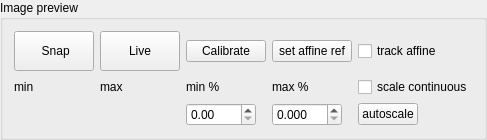
           <widget class="QGroupBox" name="image_preview_groupBox">
            <property name="minimumSize">
             <size>
              <width>0</width>
              <height>50</height>
             </size>
            </property>
            <property name="maximumSize">
             <size>
              <width>16777215</width>
              <height>150</height>
             </size>
            </property>
            <property name="title">
             <string>Image preview</string>
            </property>
            <layout class="QGridLayout" name="gridLayout_10" rowminimumheight="0,0,0,0,0" columnminimumwidth="0,0,0,0,0">
             <item row="4" column="1">
              <widget class="QLabel" name="max_label">
               <property name="text">
                <string/>
               </property>
              </widget>
             </item>
             <item row="4" column="4">
              <widget class="QPushButton" name="autoscale_Button">
               <property name="minimumSize">
                <size>
                 <width>60</width>
                 <height>20</height>
                </size>
               </property>
               <property name="maximumSize">
                <size>
                 <width>60</width>
                 <height>16777215</height>
                </size>
               </property>
               <property name="text">
                <string>autoscale</string>
               </property>
              </widget>
             </item>
             <item row="4" column="0">
              <widget class="QLabel" name="min_label">
               <property name="text">
                <string/>
               </property>
              </widget>
             </item>
             <item row="4" column="3">
              <widget class="QDoubleSpinBox" name="max_scale_doubleSpinBox">
               <property name="minimumSize">
                <size>
                 <width>70</width>
                 <height>20</height>
                </size>
               </property>
               <property name="maximumSize">
                <size>
                 <width>50</width>
                 <height>16777215</height>
                </size>
               </property>
               <property name="decimals">
                <number>3</number>
               </property>
               <property name="maximum">
                <double>100.000000000000000</double>
               </property>
               <property name="singleStep">
                <double>0.100000000000000</double>
               </property>
               <property name="value">
                <double>0.000000000000000</double>
               </property>
              </widget>
             </item>
             <item row="3" column="2">
              <widget class="QLabel" name="label_5">
               <property name="maximumSize">
                <size>
                 <width>16777215</width>
                 <height>20</height>
                </size>
               </property>
               <property name="text">
                <string>min %</string>
               </property>
              </widget>
             </item>
             <item row="3" column="3">
              <widget class="QLabel" name="label_10">
               <property name="text">
                <string>max %</string>
               </property>
              </widget>
             </item>
             <item row="0" column="1">
              <widget class="QPushButton" name="live_Button">
               <property name="enabled">
                <bool>true</bool>
               </property>
               <property name="minimumSize">
                <size>
                 <width>0</width>
                 <height>40</height>
                </size>
               </property>
               <property name="maximumSize">
                <size>
                 <width>16777215</width>
                 <height>16777215</height>
                </size>
               </property>
               <property name="text">
                <string>Live</string>
               </property>
              </widget>
             </item>
             <item row="3" column="0">
              <widget class="QLabel" name="label_18">
               <property name="enabled">
                <bool>true</bool>
               </property>
               <property name="sizePolicy">
                <sizepolicy hsizetype="Minimum" vsizetype="Preferred">
                 <horstretch>0</horstretch>
                 <verstretch>0</verstretch>
                </sizepolicy>
               </property>
               <property name="maximumSize">
                <size>
                 <width>70</width>
                 <height>16777215</height>
                </size>
               </property>
               <property name="text">
                <string>min</string>
               </property>
              </widget>
             </item>
             <item row="4" column="2">
              <widget class="QDoubleSpinBox" name="min_scale_doubleSpinBox">
               <property name="minimumSize">
                <size>
                 <width>70</width>
                 <height>20</height>
                </size>
               </property>
               <property name="maximumSize">
                <size>
                 <width>50</width>
                 <height>16777215</height>
                </size>
               </property>
               <property name="maximum">
                <double>100.000000000000000</double>
               </property>
               <property name="singleStep">
                <double>0.100000000000000</double>
               </property>
              </widget>
             </item>
             <item row="3" column="1">
              <widget class="QLabel" name="label_19">
               <property name="text">
                <string>max</string>
               </property>
              </widget>
             </item>
             <item row="0" column="0">
              <widget class="QPushButton" name="snap_Button">
               <property name="enabled">
                <bool>true</bool>
               </property>
               <property name="sizePolicy">
                <sizepolicy hsizetype="Minimum" vsizetype="Fixed">
                 <horstretch>0</horstretch>
                 <verstretch>0</verstretch>
                </sizepolicy>
               </property>
               <property name="minimumSize">
                <size>
                 <width>0</width>
                 <height>40</height>
                </size>
               </property>
               <property name="maximumSize">
                <size>
                 <width>16777215</width>
                 <height>16777215</height>
                </size>
               </property>
               <property name="text">
                <string> Snap</string>
               </property>
              </widget>
             </item>
             <item row="0" column="4">
              <widget class="QCheckBox" name="track_affine_checkBox">
               <property name="text">
                <string>track affine</string>
               </property>
              </widget>
             </item>
             <item row="0" column="3">
              <widget class="QPushButton" name="set_affine_ref_Button">
               <property name="text">
                <string>set affine ref</string>
               </property>
              </widget>
             </item>
             <item row="0" column="2">
              <widget class="QPushButton" name="calibrate_Button">
               <property name="text">
                <string>Calibrate</string>
               </property>
              </widget>
             </item>
             <item row="3" column="4">
              <widget class="QCheckBox" name="scale_continuous_checkBox">
               <property name="text">
                <string>scale continuous</string>
               </property>
              </widget>
             </item>
            </layout>
           </widget>
